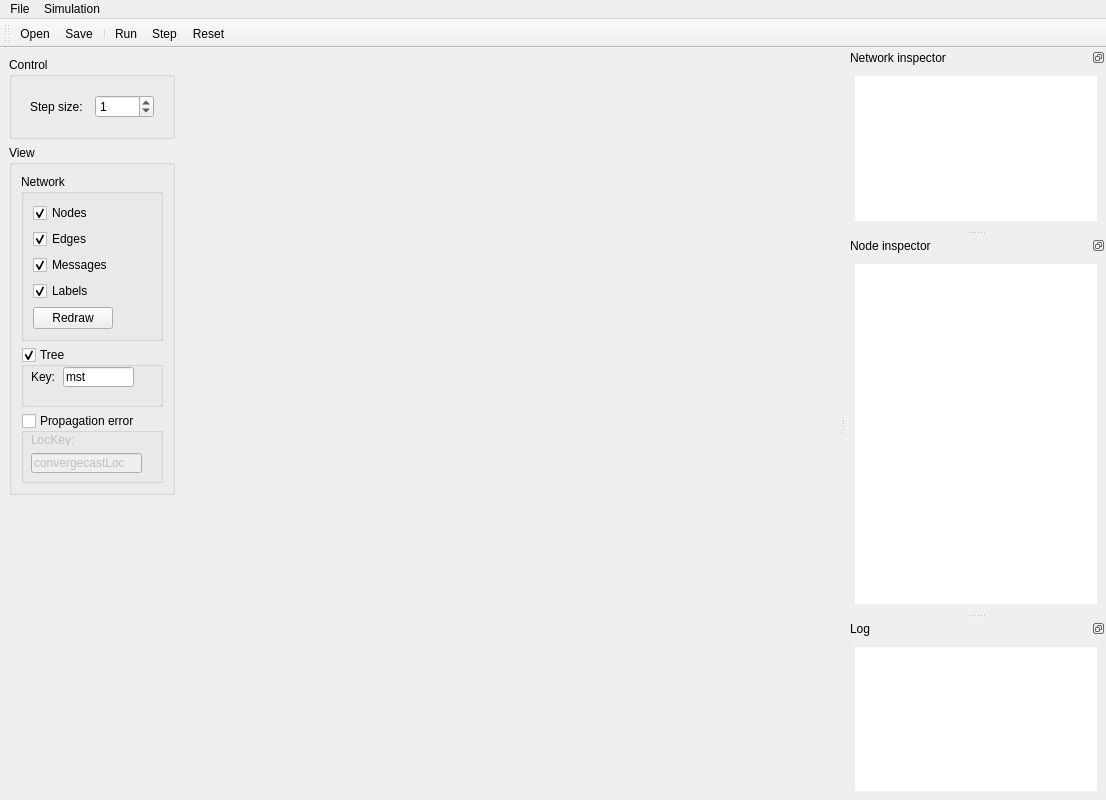
<?xml version="1.0" encoding="UTF-8"?>
<ui version="4.0">
 <class>SimulationWindow</class>
 <widget class="QMainWindow" name="SimulationWindow">
  <property name="geometry">
   <rect>
    <x>0</x>
    <y>0</y>
    <width>1106</width>
    <height>800</height>
   </rect>
  </property>
  <property name="sizePolicy">
   <sizepolicy hsizetype="Minimum" vsizetype="Minimum">
    <horstretch>100</horstretch>
    <verstretch>100</verstretch>
   </sizepolicy>
  </property>
  <property name="minimumSize">
   <size>
    <width>1096</width>
    <height>800</height>
   </size>
  </property>
  <property name="windowTitle">
   <string>Pymote Simulation</string>
  </property>
  <property name="windowIcon">
   <iconset resource="icons.qrc">
    <normaloff>:/icons/pymote.png</normaloff>:/icons/pymote.png</iconset>
  </property>
  <property name="dockOptions">
   <set>QMainWindow::AllowTabbedDocks|QMainWindow::AnimatedDocks|QMainWindow::VerticalTabs</set>
  </property>
  <widget class="QWidget" name="centralwidget">
   <property name="enabled">
    <bool>true</bool>
   </property>
   <property name="sizePolicy">
    <sizepolicy hsizetype="Fixed" vsizetype="Minimum">
     <horstretch>0</horstretch>
     <verstretch>0</verstretch>
    </sizepolicy>
   </property>
   <layout class="QHBoxLayout" name="horizontalLayout">
    <item>
     <widget class="QWidget" name="leftWidget" native="true">
      <property name="sizePolicy">
       <sizepolicy hsizetype="Fixed" vsizetype="Preferred">
        <horstretch>0</horstretch>
        <verstretch>0</verstretch>
       </sizepolicy>
      </property>
      <layout class="QVBoxLayout" name="verticalLayout_3">
       <property name="margin">
        <number>0</number>
       </property>
       <item>
        <widget class="QGroupBox" name="controlGroupBox">
         <property name="minimumSize">
          <size>
           <width>0</width>
           <height>0</height>
          </size>
         </property>
         <property name="title">
          <string>Control</string>
         </property>
         <layout class="QVBoxLayout" name="verticalLayout_5">
          <item>
           <widget class="QWidget" name="widget" native="true">
            <layout class="QHBoxLayout" name="horizontalLayout_2">
             <item>
              <widget class="QLabel" name="label_2">
               <property name="text">
                <string>Step size:</string>
               </property>
              </widget>
             </item>
             <item>
              <widget class="QSpinBox" name="stepSize">
               <property name="specialValueText">
                <string>All</string>
               </property>
               <property name="accelerated">
                <bool>true</bool>
               </property>
               <property name="maximum">
                <number>999</number>
               </property>
               <property name="value">
                <number>1</number>
               </property>
              </widget>
             </item>
            </layout>
           </widget>
          </item>
         </layout>
        </widget>
       </item>
       <item>
        <widget class="QGroupBox" name="viewGroupBox">
         <property name="sizePolicy">
          <sizepolicy hsizetype="Minimum" vsizetype="Minimum">
           <horstretch>0</horstretch>
           <verstretch>0</verstretch>
          </sizepolicy>
         </property>
         <property name="title">
          <string>View</string>
         </property>
         <layout class="QVBoxLayout" name="verticalLayout_2">
          <item>
           <widget class="QGroupBox" name="networkViewGroup">
            <property name="title">
             <string>Network</string>
            </property>
            <layout class="QVBoxLayout" name="verticalLayout_6">
             <item>
              <widget class="QCheckBox" name="showNodes">
               <property name="text">
                <string>Nodes</string>
               </property>
               <property name="checked">
                <bool>true</bool>
               </property>
              </widget>
             </item>
             <item>
              <widget class="QCheckBox" name="showEdges">
               <property name="text">
                <string>Edges</string>
               </property>
               <property name="checked">
                <bool>true</bool>
               </property>
              </widget>
             </item>
             <item>
              <widget class="QCheckBox" name="showMessages">
               <property name="text">
                <string>Messages</string>
               </property>
               <property name="checked">
                <bool>true</bool>
               </property>
              </widget>
             </item>
             <item>
              <widget class="QCheckBox" name="showLabels">
               <property name="text">
                <string>Labels</string>
               </property>
               <property name="checked">
                <bool>true</bool>
               </property>
              </widget>
             </item>
             <item>
              <widget class="QPushButton" name="redrawNetworkButton">
               <property name="sizePolicy">
                <sizepolicy hsizetype="Fixed" vsizetype="Fixed">
                 <horstretch>0</horstretch>
                 <verstretch>0</verstretch>
                </sizepolicy>
               </property>
               <property name="text">
                <string>Redraw</string>
               </property>
              </widget>
             </item>
            </layout>
           </widget>
          </item>
          <item>
           <widget class="QGroupBox" name="treeGroupBox">
            <property name="sizePolicy">
             <sizepolicy hsizetype="Preferred" vsizetype="Preferred">
              <horstretch>0</horstretch>
              <verstretch>0</verstretch>
             </sizepolicy>
            </property>
            <property name="minimumSize">
             <size>
              <width>132</width>
              <height>60</height>
             </size>
            </property>
            <property name="toolTip">
             <string>Enter memory key that has parent and child items.</string>
            </property>
            <property name="title">
             <string>Tree</string>
            </property>
            <property name="flat">
             <bool>false</bool>
            </property>
            <property name="checkable">
             <bool>true</bool>
            </property>
            <property name="checked">
             <bool>true</bool>
            </property>
            <widget class="QLineEdit" name="treeKey">
             <property name="geometry">
              <rect>
               <x>42</x>
               <y>20</y>
               <width>71</width>
               <height>20</height>
              </rect>
             </property>
             <property name="text">
              <string>mst</string>
             </property>
             <property name="frame">
              <bool>true</bool>
             </property>
            </widget>
            <widget class="QLabel" name="label">
             <property name="geometry">
              <rect>
               <x>10</x>
               <y>22</y>
               <width>31</width>
               <height>16</height>
              </rect>
             </property>
             <property name="text">
              <string>Key:</string>
             </property>
            </widget>
           </widget>
          </item>
          <item>
           <widget class="QGroupBox" name="propagationError">
            <property name="minimumSize">
             <size>
              <width>132</width>
              <height>70</height>
             </size>
            </property>
            <property name="toolTip">
             <string>Enter memory key that has stitch location data.</string>
            </property>
            <property name="title">
             <string>Propagation error</string>
            </property>
            <property name="checkable">
             <bool>true</bool>
            </property>
            <property name="checked">
             <bool>false</bool>
            </property>
            <widget class="QLineEdit" name="locKey">
             <property name="geometry">
              <rect>
               <x>10</x>
               <y>40</y>
               <width>111</width>
               <height>20</height>
              </rect>
             </property>
             <property name="text">
              <string>convergecastLoc</string>
             </property>
            </widget>
            <widget class="QLabel" name="label2">
             <property name="geometry">
              <rect>
               <x>10</x>
               <y>20</y>
               <width>46</width>
               <height>13</height>
              </rect>
             </property>
             <property name="text">
              <string>LocKey:</string>
             </property>
            </widget>
           </widget>
          </item>
         </layout>
        </widget>
       </item>
       <item>
        <spacer name="verticalSpacer">
         <property name="orientation">
          <enum>Qt::Vertical</enum>
         </property>
         <property name="sizeHint" stdset="0">
          <size>
           <width>20</width>
           <height>40</height>
          </size>
         </property>
        </spacer>
       </item>
      </layout>
     </widget>
    </item>
    <item>
     <spacer name="horizontalSpacer">
      <property name="orientation">
       <enum>Qt::Horizontal</enum>
      </property>
      <property name="sizeHint" stdset="0">
       <size>
        <width>0</width>
        <height>20</height>
       </size>
      </property>
     </spacer>
    </item>
    <item>
     <widget class="QWidget" name="networkDisplayWidget" native="true">
      <property name="sizePolicy">
       <sizepolicy hsizetype="Fixed" vsizetype="Minimum">
        <horstretch>0</horstretch>
        <verstretch>0</verstretch>
       </sizepolicy>
      </property>
      <property name="minimumSize">
       <size>
        <width>650</width>
        <height>0</height>
       </size>
      </property>
     </widget>
    </item>
    <item>
     <spacer name="horizontalSpacer_2">
      <property name="orientation">
       <enum>Qt::Horizontal</enum>
      </property>
      <property name="sizeHint" stdset="0">
       <size>
        <width>0</width>
        <height>20</height>
       </size>
      </property>
     </spacer>
    </item>
   </layout>
  </widget>
  <widget class="QToolBar" name="toolBar">
   <property name="windowTitle">
    <string>toolBar</string>
   </property>
   <property name="autoFillBackground">
    <bool>false</bool>
   </property>
   <attribute name="toolBarArea">
    <enum>TopToolBarArea</enum>
   </attribute>
   <attribute name="toolBarBreak">
    <bool>false</bool>
   </attribute>
   <addaction name="actionOpenNetwork"/>
   <addaction name="actionSaveNetwork"/>
   <addaction name="separator"/>
   <addaction name="actionRun"/>
   <addaction name="actionStep"/>
   <addaction name="actionReset"/>
  </widget>
  <widget class="QMenuBar" name="menubar">
   <property name="geometry">
    <rect>
     <x>0</x>
     <y>0</y>
     <width>1106</width>
     <height>21</height>
    </rect>
   </property>
   <widget class="QMenu" name="menuFile">
    <property name="title">
     <string>File</string>
    </property>
    <addaction name="actionOpenNetwork"/>
    <addaction name="actionSaveNetwork"/>
   </widget>
   <widget class="QMenu" name="menuSimulation">
    <property name="title">
     <string>Simulation</string>
    </property>
    <addaction name="actionRun"/>
    <addaction name="actionStep"/>
    <addaction name="actionReset"/>
   </widget>
   <addaction name="menuFile"/>
   <addaction name="menuSimulation"/>
  </widget>
  <widget class="QDockWidget" name="dockWidget">
   <property name="minimumSize">
    <size>
     <width>87</width>
     <height>109</height>
    </size>
   </property>
   <property name="features">
    <set>QDockWidget::DockWidgetFloatable|QDockWidget::DockWidgetMovable</set>
   </property>
   <property name="allowedAreas">
    <set>Qt::RightDockWidgetArea</set>
   </property>
   <property name="windowTitle">
    <string>Network inspector</string>
   </property>
   <attribute name="dockWidgetArea">
    <number>2</number>
   </attribute>
   <widget class="QWidget" name="dockWidgetContents">
    <property name="sizePolicy">
     <sizepolicy hsizetype="Expanding" vsizetype="Expanding">
      <horstretch>0</horstretch>
      <verstretch>0</verstretch>
     </sizepolicy>
    </property>
    <layout class="QHBoxLayout" name="horizontalLayout_3">
     <item>
      <widget class="QTreeView" name="networkInspector">
       <property name="contextMenuPolicy">
        <enum>Qt::ActionsContextMenu</enum>
       </property>
       <property name="frameShape">
        <enum>QFrame::NoFrame</enum>
       </property>
       <property name="showDropIndicator" stdset="0">
        <bool>false</bool>
       </property>
       <property name="selectionMode">
        <enum>QAbstractItemView::ExtendedSelection</enum>
       </property>
       <property name="animated">
        <bool>true</bool>
       </property>
       <property name="wordWrap">
        <bool>true</bool>
       </property>
       <property name="headerHidden">
        <bool>true</bool>
       </property>
      </widget>
     </item>
    </layout>
   </widget>
  </widget>
  <widget class="QDockWidget" name="dockWidget_2">
   <property name="minimumSize">
    <size>
     <width>105</width>
     <height>377</height>
    </size>
   </property>
   <property name="features">
    <set>QDockWidget::DockWidgetFloatable|QDockWidget::DockWidgetMovable</set>
   </property>
   <property name="allowedAreas">
    <set>Qt::RightDockWidgetArea</set>
   </property>
   <property name="windowTitle">
    <string>Node inspector</string>
   </property>
   <attribute name="dockWidgetArea">
    <number>2</number>
   </attribute>
   <widget class="QWidget" name="dockWidgetContents_2">
    <property name="sizePolicy">
     <sizepolicy hsizetype="Expanding" vsizetype="Expanding">
      <horstretch>0</horstretch>
      <verstretch>0</verstretch>
     </sizepolicy>
    </property>
    <layout class="QHBoxLayout" name="horizontalLayout_4">
     <item>
      <widget class="QTreeView" name="nodeInspector">
       <property name="sizePolicy">
        <sizepolicy hsizetype="MinimumExpanding" vsizetype="MinimumExpanding">
         <horstretch>0</horstretch>
         <verstretch>0</verstretch>
        </sizepolicy>
       </property>
       <property name="minimumSize">
        <size>
         <width>87</width>
         <height>337</height>
        </size>
       </property>
       <property name="contextMenuPolicy">
        <enum>Qt::ActionsContextMenu</enum>
       </property>
       <property name="frameShape">
        <enum>QFrame::NoFrame</enum>
       </property>
       <property name="showDropIndicator" stdset="0">
        <bool>false</bool>
       </property>
       <property name="selectionMode">
        <enum>QAbstractItemView::ExtendedSelection</enum>
       </property>
       <property name="animated">
        <bool>true</bool>
       </property>
       <property name="wordWrap">
        <bool>true</bool>
       </property>
       <property name="headerHidden">
        <bool>true</bool>
       </property>
      </widget>
     </item>
    </layout>
   </widget>
  </widget>
  <widget class="QDockWidget" name="dockWidget_3">
   <property name="minimumSize">
    <size>
     <width>87</width>
     <height>109</height>
    </size>
   </property>
   <property name="features">
    <set>QDockWidget::DockWidgetFloatable|QDockWidget::DockWidgetMovable</set>
   </property>
   <property name="allowedAreas">
    <set>Qt::RightDockWidgetArea</set>
   </property>
   <property name="windowTitle">
    <string>Log</string>
   </property>
   <attribute name="dockWidgetArea">
    <number>2</number>
   </attribute>
   <widget class="QWidget" name="dockWidgetContents_3">
    <property name="sizePolicy">
     <sizepolicy hsizetype="Expanding" vsizetype="Expanding">
      <horstretch>0</horstretch>
      <verstretch>0</verstretch>
     </sizepolicy>
    </property>
    <layout class="QHBoxLayout" name="horizontalLayout_5">
     <item>
      <widget class="QListWidget" name="logListWidget">
       <property name="frameShape">
        <enum>QFrame::NoFrame</enum>
       </property>
       <property name="frameShadow">
        <enum>QFrame::Sunken</enum>
       </property>
       <property name="lineWidth">
        <number>0</number>
       </property>
      </widget>
     </item>
    </layout>
   </widget>
  </widget>
  <action name="actionRun">
   <property name="icon">
    <iconset resource="icons.qrc">
     <normaloff>:/icons/player_play.png</normaloff>:/icons/player_play.png</iconset>
   </property>
   <property name="text">
    <string>Run</string>
   </property>
   <property name="toolTip">
    <string>Run simulation from beginning</string>
   </property>
   <property name="shortcut">
    <string>Ctrl+R</string>
   </property>
  </action>
  <action name="actionStep">
   <property name="icon">
    <iconset resource="icons.qrc">
     <normaloff>:/icons/player_fwd.png</normaloff>:/icons/player_fwd.png</iconset>
   </property>
   <property name="text">
    <string>Step</string>
   </property>
   <property name="toolTip">
    <string>Run next step</string>
   </property>
   <property name="shortcut">
    <string>Ctrl+Space</string>
   </property>
  </action>
  <action name="actionReset">
   <property name="icon">
    <iconset resource="icons.qrc">
     <normaloff>:/icons/player_start.png</normaloff>:/icons/player_start.png</iconset>
   </property>
   <property name="text">
    <string>Reset</string>
   </property>
   <property name="toolTip">
    <string>Reset simulation</string>
   </property>
   <property name="shortcut">
    <string>Ctrl+W</string>
   </property>
  </action>
  <action name="actionCopyInspectorData">
   <property name="text">
    <string>Copy</string>
   </property>
   <property name="shortcut">
    <string>Ctrl+C</string>
   </property>
   <property name="shortcutContext">
    <enum>Qt::WidgetShortcut</enum>
   </property>
  </action>
  <action name="actionSaveNetwork">
   <property name="icon">
    <iconset resource="icons.qrc">
     <normaloff>:/icons/filesaveas.png</normaloff>:/icons/filesaveas.png</iconset>
   </property>
   <property name="text">
    <string>Save</string>
   </property>
   <property name="toolTip">
    <string>Save network in npickle format</string>
   </property>
   <property name="shortcut">
    <string>Ctrl+S</string>
   </property>
  </action>
  <action name="actionOpenNetwork">
   <property name="icon">
    <iconset resource="icons.qrc">
     <normaloff>:/icons/fileopen.png</normaloff>:/icons/fileopen.png</iconset>
   </property>
   <property name="text">
    <string>Open</string>
   </property>
   <property name="toolTip">
    <string>Open network from npickle</string>
   </property>
   <property name="shortcut">
    <string>Ctrl+O</string>
   </property>
  </action>
  <action name="actionShowLocalizedSubclusters">
   <property name="text">
    <string>Show localized subclusters</string>
   </property>
   <property name="toolTip">
    <string>Show localized subclusters based on memory field that has positions and subclusters items.</string>
   </property>
  </action>
 </widget>
 <tabstops>
  <tabstop>stepSize</tabstop>
  <tabstop>treeKey</tabstop>
 </tabstops>
 <resources>
  <include location="icons.qrc"/>
 </resources>
 <connections/>
</ui>
